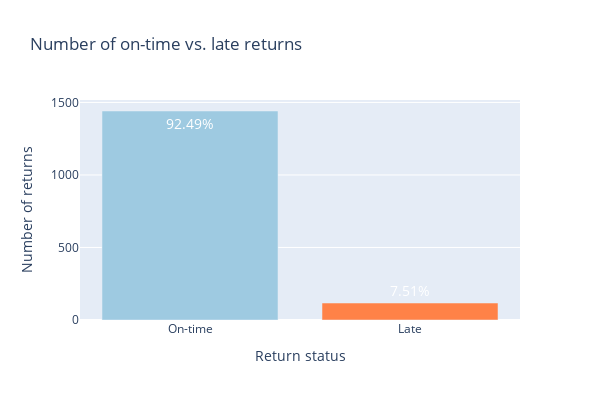

This figure's notebook cell:
### Markdown cell above
# Data Analysis

## What is the rate of late returns?

### Code cell
import plotly.graph_objects as go

# Calculate the number of on-time returns
on_time_returns = total_returns - late_returns

# Calculate the percentage of on-time returns
on_time_percent = round((on_time_returns / total_returns) * 100, 2)

# Calculate the percentage of late returns
late_percent = round((late_returns / total_returns) * 100, 2)

# Create a bar chart
fig = go.Figure(
    data=go.Bar(
        x=['On-time', 'Late'],
        y=[on_time_returns, late_returns],
        marker_color=['rgb(158,202,225)', 'rgb(255,130,71)'],
        text=[f'{on_time_percent}%', f'{late_percent}%'],
        textposition='auto',
        textfont=dict(color='white', size=14)
    )
)

# Update layout
fig.update_layout(
    title='Number of on-time vs. late returns',
    xaxis_title='Return status',
    yaxis_title='Number of returns',
    height=400, width=600,
)

# Show figure
fig.show()

### Figure 1 — Plotly figure (JSON) as saved in the notebook; plotly's stock layout.template omitted (floating-point values rounded to 4 significant figures)
{"data": [{"marker": {"color": ["rgb(158,202,225)", "rgb(255,130,71)"]}, "text": ["92.49%", "7.51%"], "textfont": {"color": "white", "size": 14}, "textposition": "auto", "type": "bar", "x": ["On-time", "Late"], "y": [1441, 117]}], "layout": {"height": 400, "title": {"text": "Number of on-time vs. late returns"}, "width": 600, "xaxis": {"autorange": true, "range": [-0.5, 1.5], "title": {"text": "Return status"}, "type": "category"}, "yaxis": {"autorange": true, "range": [0, 1517.0], "title": {"text": "Number of returns"}, "type": "linear"}}}
